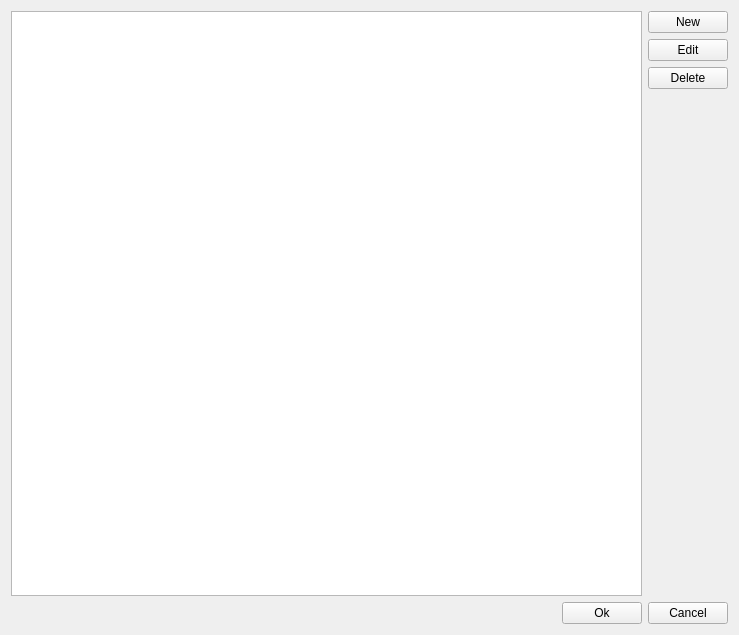
<?xml version="1.0" encoding="UTF-8"?>
<ui version="4.0">
 <class>DriverManager</class>
 <widget class="QWidget" name="DriverManager">
  <property name="geometry">
   <rect>
    <x>0</x>
    <y>0</y>
    <width>739</width>
    <height>635</height>
   </rect>
  </property>
  <property name="windowTitle">
   <string>Driver Manager</string>
  </property>
  <layout class="QVBoxLayout" name="verticalLayout_3">
   <item>
    <layout class="QHBoxLayout" name="widgetHorizontalLayout">
     <item>
      <widget class="QListView" name="listView"/>
     </item>
     <item>
      <layout class="QVBoxLayout" name="buttonsVerticalLayout">
       <item>
        <widget class="QPushButton" name="newButton">
         <property name="text">
          <string>New</string>
         </property>
        </widget>
       </item>
       <item>
        <widget class="QPushButton" name="editButton">
         <property name="text">
          <string>Edit</string>
         </property>
        </widget>
       </item>
       <item>
        <widget class="QPushButton" name="deleteButton">
         <property name="text">
          <string>Delete</string>
         </property>
        </widget>
       </item>
       <item>
        <spacer name="verticalSpacer">
         <property name="orientation">
          <enum>Qt::Vertical</enum>
         </property>
         <property name="sizeHint" stdset="0">
          <size>
           <width>20</width>
           <height>40</height>
          </size>
         </property>
        </spacer>
       </item>
      </layout>
     </item>
    </layout>
   </item>
   <item>
    <layout class="QHBoxLayout" name="bottomButtonsHorizontalLayout">
     <item>
      <spacer name="horizontalSpacer">
       <property name="orientation">
        <enum>Qt::Horizontal</enum>
       </property>
       <property name="sizeHint" stdset="0">
        <size>
         <width>40</width>
         <height>20</height>
        </size>
       </property>
      </spacer>
     </item>
     <item>
      <widget class="QPushButton" name="okButton">
       <property name="text">
        <string>Ok</string>
       </property>
      </widget>
     </item>
     <item>
      <widget class="QPushButton" name="cancelButton">
       <property name="text">
        <string>Cancel</string>
       </property>
      </widget>
     </item>
    </layout>
   </item>
  </layout>
 </widget>
 <resources>
  <include location="resources.qrc"/>
 </resources>
 <connections/>
</ui>
